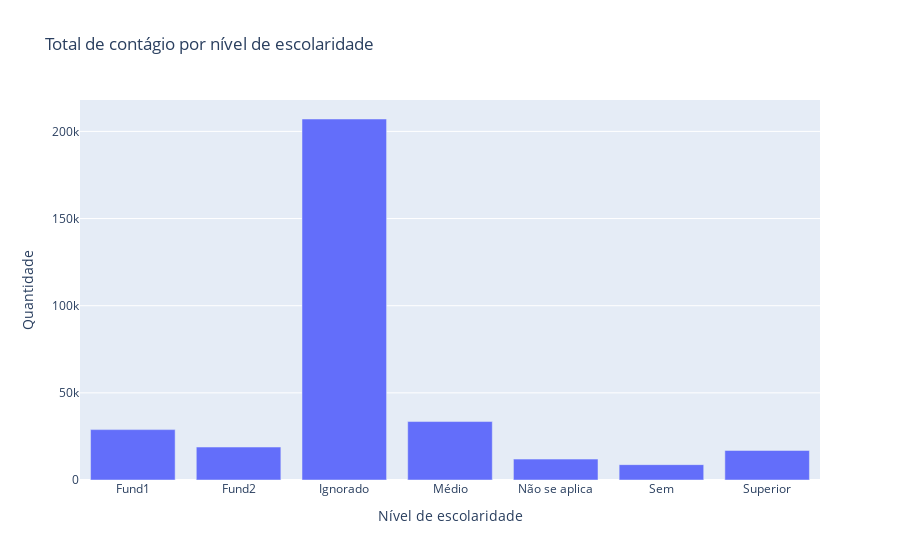

Write notebook code for a chart like this one.
### Markdown cell above
![Raça](./images/graf-raca.png)

### Code cell
### Visualização de contágios por nível de escolaridade
escolaridade = df.groupby('CS_ESCOL_N').size().to_dict()

data =  go.Bar(x = [*escolaridade.keys()],
              y = [*escolaridade.values()] )


layout = go.Layout(title='Total de contágio por nível de escolaridade',
                   yaxis={'title':'Quantidade'},
                   xaxis={'title': 'Nível de escolaridade'})
                  
fig = go.Figure(data=data, layout=layout)

# Exibindo figura/gráfico
fig.show()

### Figure 1 — Plotly figure (JSON) as saved in the notebook; plotly's stock layout.template omitted (floating-point values rounded to 4 significant figures)
{"data": [{"type": "bar", "x": ["Fund1", "Fund2", "Ignorado", "Médio", "Não se aplica", "Sem", "Superior"], "y": [28907, 18903, 207106, 33525, 11983, 8818, 16951]}], "layout": {"title": {"text": "Total de contágio por nível de escolaridade"}, "xaxis": {"title": {"text": "Nível de escolaridade"}}, "yaxis": {"title": {"text": "Quantidade"}}}}
